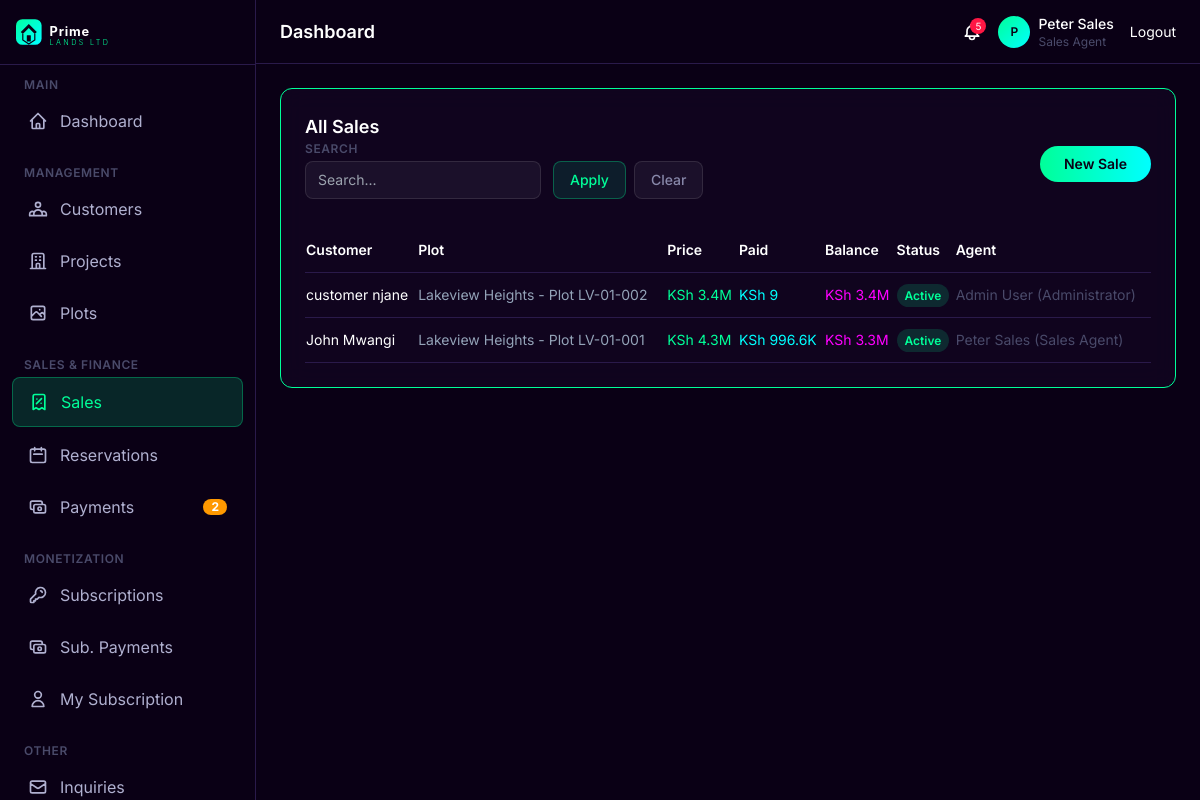
The page /sales/ (signed in) on the database as committed earlier.
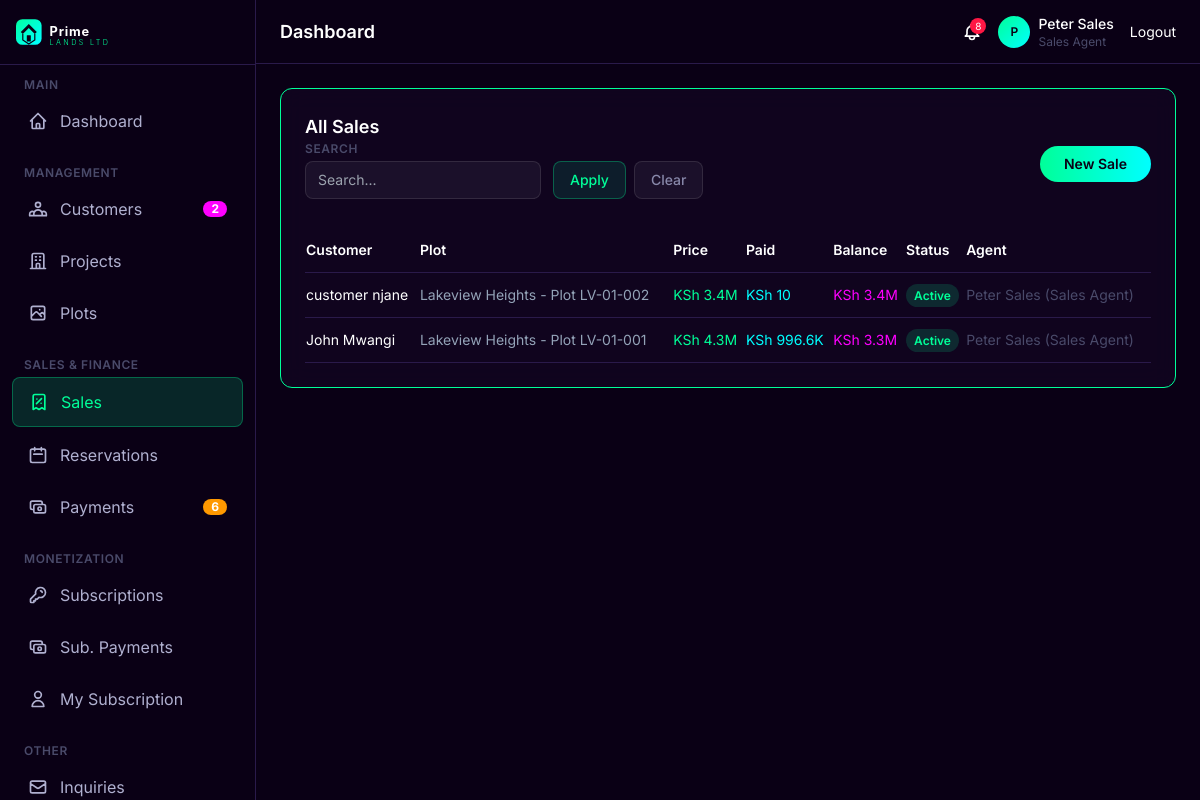
The same page on the database as committed later.
### apps/sales/models.py (models this page shows, shortened)
class Sale(models.Model):
    SALE_STATUS = [
        ('reservation', 'Reservation'),
        ('active', 'Active'),
        ('completed', 'Completed'),
        ('defaulted', 'Defaulted'),
        ('cancelled', 'Cancelled'),
        ('transferred', 'Transferred'),
    ]
    customer = models.ForeignKey(Customer, on_delete=models.CASCADE, related_name='sales')
    plot = models.ForeignKey(Plot, on_delete=models.CASCADE, related_name='sales')
    sales_agent = models.ForeignKey(User, on_delete=models.SET_NULL, null=True, related_name='sales_made')
    sale_date = models.DateField(auto_now_add=True)
    status = models.CharField(max_length=20, choices=SALE_STATUS, default='reservation')
    selling_price = models.DecimalField(max_digits=15, decimal_places=2)
    deposit_amount = models.DecimalField(max_digits=15, decimal_places=2, default=0)
    deposit_paid = models.BooleanField(default=False)
    installment_months = models.IntegerField(default=60)
    monthly_installment = models.DecimalField(max_digits=15, decimal_places=2, default=0)
    interest_rate = models.DecimalField(max_digits=5, decimal_places=2, default=0)
    grace_period_days = models.IntegerField(default=0)
    penalty_rate = models.DecimalField(max_digits=5, decimal_places=2, default=0,
                                        help_text="Daily penalty rate (%)")
    commission_amount = models.DecimalField(max_digits=15, decimal_places=2, default=0,
                                            help_text='Platform commission for this sale')
    commission_paid = models.BooleanField(default=False)
    notes = models.TextField(blank=True)
    reservation_date = models.DateField(null=True, blank=True)
    reservation_expiry = models.DateField(null=True, blank=True)
    completion_date = models.DateField(null=True, blank=True)
    created_at = models.DateTimeField(auto_now_add=True)
    updated_at = models.DateTimeField(auto_now=True)
    class Meta:
        ordering = ['-created_at']
    @property
    def total_paid(self):
        return self.payments.filter(status='confirmed').aggregate(
            total=models.Sum('amount'))['total'] or 0
    @property
    def balance(self):
        return self.selling_price - self.total_paid

### apps/accounts/models.py (models this page shows, shortened)
class User(AbstractUser):
    class Role(models.TextChoices):
        SUPER_ADMIN = 'super_admin', 'Super Admin'
        ADMINISTRATOR = 'administrator', 'Administrator'
        FINANCE_OFFICER = 'finance_officer', 'Finance Officer'
        SALES_AGENT = 'sales_agent', 'Sales Agent'
        CUSTOMER_CARE = 'customer_care', 'Customer Care'
        CUSTOMER = 'customer', 'Customer'
    role = models.CharField(max_length=20, choices=Role.choices, default=Role.CUSTOMER)
    phone = models.CharField(max_length=20, blank=True)
    is_verified = models.BooleanField(default=False)
    def is_staff_or_above(self):
        return self.role in [self.Role.SUPER_ADMIN, self.Role.ADMINISTRATOR,
                             self.Role.FINANCE_OFFICER, self.Role.SALES_AGENT,
                             self.Role.CUSTOMER_CARE]
    def __str__(self):
        return f"{self.get_full_name() or self.username} ({self.get_role_display()})"

### apps/customers/models.py (models this page shows, shortened)
class Customer(models.Model):
    user = models.OneToOneField(User, on_delete=models.CASCADE, related_name='customer_profile')
    national_id = models.CharField(max_length=50, blank=True)
    phone = models.CharField(max_length=20, default='')
    alternate_phone = models.CharField(max_length=20, blank=True)
    address = models.TextField(blank=True)
    city = models.CharField(max_length=100, blank=True)
    postal_code = models.CharField(max_length=20, blank=True)
    passport_photo = models.ImageField(upload_to='profiles/', blank=True)
    id_front = models.ImageField(upload_to='profiles/', blank=True)
    id_back = models.ImageField(upload_to='profiles/', blank=True)
    emergency_contact_name = models.CharField(max_length=200, blank=True)
    emergency_contact_phone = models.CharField(max_length=20, blank=True)
    emergency_contact_relation = models.CharField(max_length=100, blank=True)
    notes = models.TextField(blank=True)
    is_verified = models.BooleanField(default=False)
    created_at = models.DateTimeField(auto_now_add=True)
    updated_at = models.DateTimeField(auto_now=True)
    class Meta:
        ordering = ['-created_at']
    @property
    def name(self):
        return self.user.get_full_name() or self.user.username

### apps/plots/models.py (models this page shows, shortened)
class Plot(models.Model):
    STATUS_CHOICES = [
        ('available', 'Available'),
        ('reserved', 'Reserved'),
        ('sold', 'Sold'),
        ('blocked', 'Blocked'),
    ]
    plot_number = models.CharField(max_length=50)
    project = models.ForeignKey(Project, on_delete=models.CASCADE, related_name='plots')
    phase = models.ForeignKey(ProjectPhase, on_delete=models.SET_NULL, null=True, blank=True, related_name='plots')
    size_sqm = models.DecimalField(max_digits=10, decimal_places=2)
    price = models.DecimalField(max_digits=15, decimal_places=2)
    deposit_percentage = models.DecimalField(max_digits=5, decimal_places=2, default=20,
                                             help_text="Percentage required as deposit")
    max_installment_months = models.IntegerField(default=60)
    interest_rate = models.DecimalField(max_digits=5, decimal_places=2, default=0,
                                        help_text="Annual interest rate for installments (%)")
    status = models.CharField(max_length=20, choices=STATUS_CHOICES, default='available')
    description = models.TextField(blank=True)
    coordinates = models.CharField(max_length=100, blank=True, help_text="Google Maps coordinates")
    amenities = models.ManyToManyField(Amenity, blank=True)
    featured = models.BooleanField(default=False)
    created_at = models.DateTimeField(auto_now_add=True)
    updated_at = models.DateTimeField(auto_now=True)
    class Meta:
        ordering = ['project', 'plot_number']
        unique_together = ['project', 'plot_number']
    def __str__(self):
        return f"{self.project.name} - Plot {self.plot_number}"

### apps/projects/models.py (models this page shows, shortened)
class Project(models.Model):
    STATUS_CHOICES = [
        ('active', 'Active'),
        ('completed', 'Completed'),
        ('coming_soon', 'Coming Soon'),
        ('sold_out', 'Sold Out'),
    ]
    name = models.CharField(max_length=200)
    slug = models.SlugField(max_length=200, unique=True, blank=True)
    description = models.TextField(blank=True)
    location = models.CharField(max_length=200)
    coordinates = models.CharField(max_length=100, blank=True, help_text="Google Maps coordinates (lat,lng)")
    total_plots = models.IntegerField(default=0)
    image = models.ImageField(upload_to='projects/', blank=True)
    status = models.CharField(max_length=20, choices=STATUS_CHOICES, default='coming_soon')
    featured = models.BooleanField(default=False)
    start_date = models.DateField(null=True, blank=True)
    completion_date = models.DateField(null=True, blank=True)
    created_at = models.DateTimeField(auto_now_add=True)
    updated_at = models.DateTimeField(auto_now=True)
    class Meta:
        ordering = ['-created_at']

### apps/sales/views.py (the view)
# urls.py: path('', views.sale_list, name='sale_list'),
@login_required
@staff_required
def sale_list(request):
    from apps.core.utils import get_sortable_context
    sales_list = Sale.objects.select_related('customer__user', 'plot__project', 'sales_agent').all()
    ctx = get_sortable_context(request, sales_list, default_sort='-sale_date',
                               allowed_fields=['customer__name', 'plot__plot_number', 'selling_price', 'status', 'sale_date'],
                               search_fields=['customer__name', 'plot__plot_number', 'status'],
                               per_page=15)
    return render(request, 'sales/sale_list.html', ctx)

### apps/core/utils.py (called while the page is built, shortened)
def sort_queryset(queryset, request, default_sort='-created_at', allowed_fields=None):
    sort_field = request.GET.get('sort', '')
    order = request.GET.get('order', '')
    if not sort_field:
        sort_field = default_sort
        sort_field_clean = sort_field.lstrip('-')
    return queryset.order_by(sort_field), sort_field_clean, order

def paginate(queryset, request, per_page=15):
    page = request.GET.get('page', 1)
    paginator = Paginator(queryset, per_page)
    page_obj = paginator.get_page(page)
    return page_obj, paginator

def build_search_filter(queryset, request, fields):
    search = request.GET.get('search', '').strip()
    if search:
        q_objects = Q()
        for field in fields:
            q_objects |= Q(**{f'{field}__icontains': search})
        queryset = queryset.filter(q_objects)
    return queryset, search

### apps/website/context_processors.py (called while the page is built)
def website_settings(request):
    settings = CompanySetting.objects.first()
    return {'company': settings}

### templates/sales/sale_list.html (shortened to what the changed rows need)
{% extends 'base_admin.html' %}
{% load static %}
{% load currency_filters %}
{% load humanize %}
{% block content %}
<div class="glassmorphism rounded-xl p-6 glow-border">
    <div class="overflow-x-auto">
        <table id="saleTable" class="w-full text-sm">
            <thead>
                <tr class="border-b text-left" style="border-color: #2a1a4a;">
                    <th class="pb-3 font-semibold text-white"><a href="?sort=customer__name&order={% if sort_field == 'customer__name' and sort_order == 'asc' %}desc{% else %}asc{% endif %}" class="text-white hover:text-primary transition">Customer </a></th>
                    <th class="pb-3 font-semibold text-white"><a href="?sort=plot__plot_number&order={% if sort_field == 'plot__plot_number' and sort_order == 'asc' %}desc{% else %}asc{% endif %}" class="text-white hover:text-primary transition">Plot </a></th>
                    <th class="pb-3 font-semibold text-white"><a href="?sort=selling_price&order={% if sort_field == 'selling_price' and sort_order == 'asc' %}desc{% else %}asc{% endif %}" class="text-white hover:text-primary transition">Price </a></th>
                    <th class="pb-3 font-semibold text-white"><a href="?sort=total_paid&order={% if sort_field == 'total_paid' and sort_order == 'asc' %}desc{% else %}asc{% endif %}" class="text-white hover:text-primary transition">Paid </a></th>
                    <th class="pb-3 font-semibold text-white"><a href="?sort=balance&order={% if sort_field == 'balance' and sort_order == 'asc' %}desc{% else %}asc{% endif %}" class="text-white hover:text-primary transition">Balance </a></th>
                    <th class="pb-3 font-semibold text-white"><a href="?sort=status&order={% if sort_field == 'status' and sort_order == 'asc' %}desc{% else %}asc{% endif %}" class="text-white hover:text-primary transition">Status </a></th>
                    <th class="pb-3 font-semibold text-white"><a href="?sort=sales_agent&order={% if sort_field == 'sales_agent' and sort_order == 'asc' %}desc{% else %}asc{% endif %}" class="text-white hover:text-primary transition">Agent </a></th>
                </tr>
            </thead>
            <tbody>
                {% for sale in page_obj %}
                <tr class="border-b" style="border-color: #2a1a4a;">
                    <td class="py-3"><a href="{% url 'sales:sale_detail' sale.id %}" class="text-white hover:text-primary transition">{{ sale.customer.name }}</a></td>
                    <td class="py-3" style="color: #94a3b8;">{{ sale.plot }}</td>
                    <td class="py-3" style="color: #00ff99;">KSh {{ sale.selling_price|currency }}</td>
                    <td class="py-3" style="color: #00ffff;">KSh {{ sale.total_paid|currency }}</td>
                    <td class="py-3" style="color: #ff00ff;">KSh {{ sale.balance|currency }}</td>
                    <td class="py-3">
                        <span class="text-xs font-semibold px-2 py-1 rounded-full
                        {% if sale.status == 'active' %}" style="background: rgba(0, 255, 153, 0.15); color: #00ff99;
                        {% elif sale.status == 'completed' %}" style="background: rgba(0, 255, 255, 0.15); color: #00ffff;
                        {% elif sale.status == 'reservation' %}" style="background: rgba(255, 0, 255, 0.15); color: #ff00ff;
                        {% elif sale.status == 'cancelled' %}" style="background: rgba(255, 23, 68, 0.15); color: #ff1744;
                        {% else %}" style="background: rgba(255, 255, 0, 0.15); color: #ffff00;
                        {% endif %}">{{ sale.get_status_display }}</span>
                    </td>
                    <td class="py-3" style="color: #4a4a6a;">{{ sale.sales_agent|default:'-' }}</td>
                </tr>
                {% empty %}
                <tr><td colspan="7" class="py-6 text-center" style="color: #4a4a6a;">No sales recorded.</td></tr>
                {% endfor %}
            </tbody>
        </table>
    </div>
</div>
{% endblock %}

### templates/components/admin_topbar.html (shortened to what this page needs)
<header class="h-16 flex-shrink-0 border-b flex items-center justify-between px-4 lg:px-6" style="background: #0a0015; border-color: #2a1a4a;">
    <div class="flex items-center gap-3">
        <div>
            <h1 class="text-lg font-semibold text-white">{% block page_title %}Dashboard{% endblock %}</h1>
        </div>
    </div>
    <div class="flex items-center gap-4">
        <a href="{% url 'notifications:notification_list' %}" class="relative text-muted-foreground hover:text-white transition">
            {% if unread_count > 0 %}
            <span class="absolute -top-1 -right-1 w-4 h-4 bg-destructive rounded-full text-xs flex items-center justify-center" style="background: #ff1744; color: white; font-size: 10px;">{{ unread_count }}</span>
            {% endif %}
        </a>
        <div class="flex items-center gap-2 text-sm">
            <div class="w-8 h-8 rounded-full" style="background: linear-gradient(135deg, #00ff99, #00ffff); display: flex; align-items: center; justify-content: center;">
                <span class="text-xs font-semibold" style="color: #0a0015;">{{ user.first_name|first|default:user.username|first|upper }}</span>
            </div>
            <div class="hidden md:block">
                <p class="text-white text-sm font-medium">{{ user.get_full_name|default:user.username }}</p>
                <p class="text-xs" style="color: #4a4a6a;">{{ user.get_role_display }}</p>
            </div>
        </div>
        <a href="{% url 'accounts:logout' %}" class="text-sm text-muted-foreground hover:text-white transition">Logout</a>
    </div>
</header>

Rows that differ between the two databases and show on the page:
changed Sale "customer njane": total_paid "9" → "10"; sales_agent "Admin User (Administrator)" → "Peter Sales (Sales Agent)"
Other text that changed with them:
{{ pending_verification_count }}: (not shown) → "2"
{{ pending_payment_count }}: "2" → "6"
{{ unread_count }}: "5" → "8"
